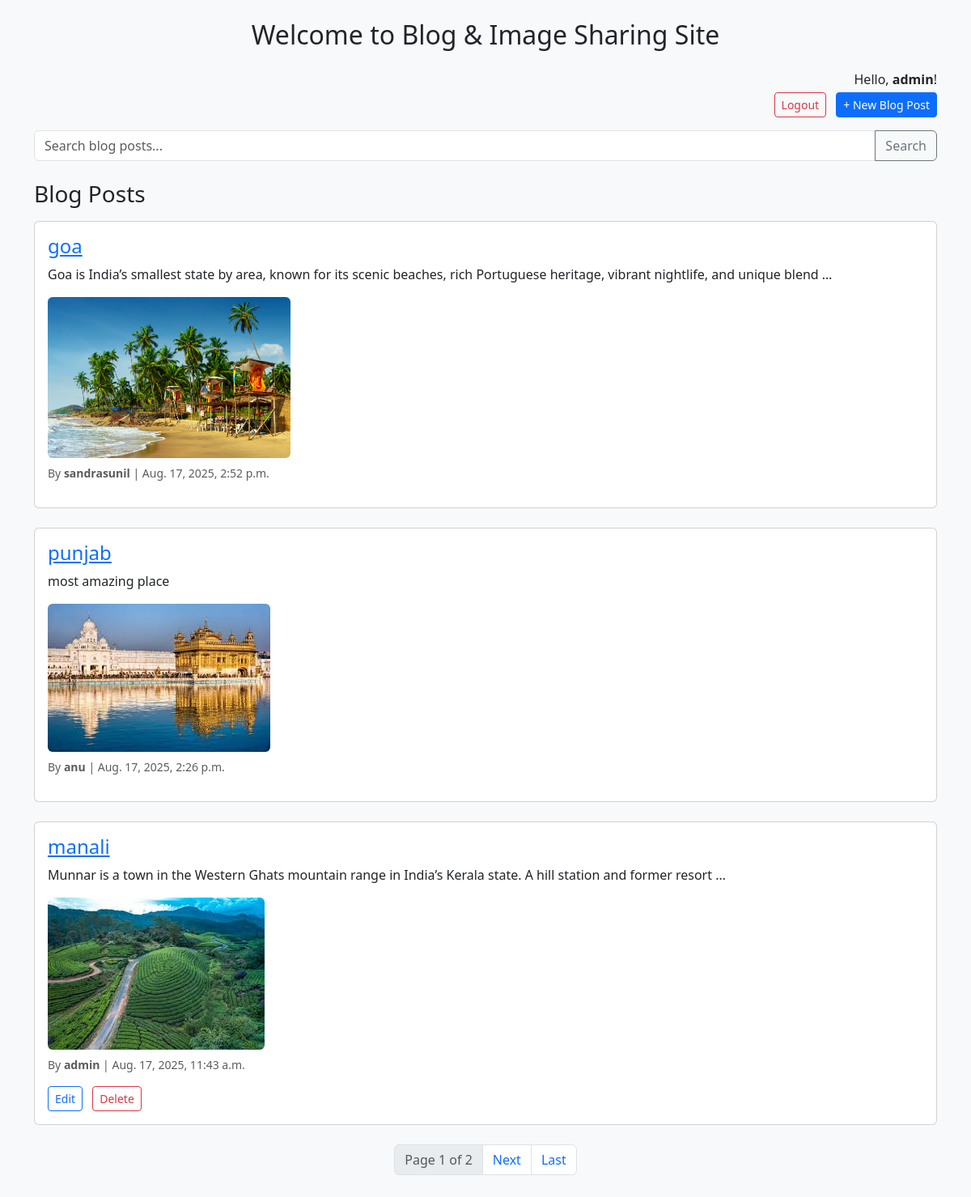
The page /home/ (signed in) on the database its author committed.
### blogapp/models.py (models this page shows, shortened)
class BlogPost(models.Model):
    author = models.ForeignKey(User, on_delete=models.CASCADE)
    title = models.CharField(max_length=200)
    content = models.TextField()
    image = models.ImageField(upload_to='blog_images/', blank=True, null=True)
    created_at = models.DateTimeField(auto_now_add=True)

### blogapp/views.py (the view)
# urls.py: 2. Add a URL to urlpatterns:  path('', views.home, name='home')
def home(request):
    posts_list = BlogPost.objects.all().order_by('-created_at')
    paginator = Paginator(posts_list, 3)  # Show 3 posts per page
    page_number = request.GET.get('page')
    posts = paginator.get_page(page_number)
    return render(request, 'blogapp/home.html', {'posts': posts})

### blogapp/templates/blogapp/home.html (shortened to what this page needs)
<!DOCTYPE html>
{% load static %}
<html lang="en">
<head>
    <link href="https://cdn.jsdelivr.net/npm/bootstrap@5.3.3/dist/css/bootstrap.min.css" rel="stylesheet">
</head>
<body class="bg-light">
<div class="container py-4">
    <h2 class="mb-4 text-center">Welcome to Blog & Image Sharing Site</h2>
    <div class="mb-3 text-end">
        {% if user.is_authenticated %}
            <p class="mb-1">Hello, <strong>{{ user.username }}</strong>!</p>
            <a href="{% url 'login' %}" class="btn btn-outline-danger btn-sm me-2">Logout</a>
            <a href="{% url 'create_post' %}" class="btn btn-primary btn-sm">+ New Blog Post</a>
        {% else %}
            <a href="{% url 'login' %}" class="btn btn-outline-primary btn-sm me-2">Login</a>
            <a href="{% url 'register' %}" class="btn btn-success btn-sm">Register</a>
        {% endif %}
    </div>
    <form method="get" action="{% url 'home' %}" class="input-group mb-4">
        <input type="text" name="q" class="form-control" placeholder="Search blog posts..." value="{{ query|default_if_none:'' }}">
        <button type="submit" class="btn btn-outline-secondary">Search</button>
    </form>
    <h3 class="mb-3"> Blog Posts</h3>
    {% for post in posts %}
        <div class="card mb-4">
            <div class="card-body">
                <h4 class="card-title">
                    <a href="{% url 'post_detail' post.id %}">{{ post.title }}</a>
                </h4>
                <p class="card-text">{{ post.content|truncatewords:20 }}</p>
                {% if post.image %}
                    <img src="{{ post.image.url }}" class="img-fluid mb-2 rounded" style="max-width: 300px;">
                {% endif %}
                <p class="text-muted small">By <strong>{{ post.author.username }}</strong> | {{ post.created_at }}</p>
                {% if user == post.author %}
                    <a href="{% url 'edit_post' post.id %}" class="btn btn-sm btn-outline-primary me-2">Edit</a>
                    <a href="{% url 'delete_post' post.id %}" class="btn btn-sm btn-outline-danger">Delete</a>
                {% endif %}
            </div>
        </div>
    {% empty %}
        <p class="text-muted">No posts found{{ query|yesno:" for your search query.,." }}</p>
    {% endfor %}
    {% if posts.paginator.num_pages > 1 %}
        <nav aria-label="Page navigation">
            <ul class="pagination justify-content-center">
                <li class="page-item disabled">
                    <span class="page-link">Page {{ posts.number }} of {{ posts.paginator.num_pages }}</span>
                </li>
                {% if posts.has_next %}
                    <li class="page-item">
                        <a class="page-link" href="?{% if query %}q={{ query }}&{% endif %}page={{ posts.next_page_number }}">Next</a>
                    </li>
                    <li class="page-item">
                        <a class="page-link" href="?{% if query %}q={{ query }}&{% endif %}page={{ posts.paginator.num_pages }}">Last</a>
                    </li>
                {% endif %}
            </ul>
        </nav>
    {% endif %}
</div>
</body>
</html>

### rows shown on the page
BlogPost: title "goa", content "Goa is India’s smallest state by area, known for its scenic beaches, rich Portuguese heritage, vibrant nightlife, and unique blend …", image (picture), author.username "sandrasunil", created_at "Aug. 17, 2025, 2:52 p.m."
BlogPost: title "punjab", content "most amazing place", image (picture), author.username "anu", created_at "Aug. 17, 2025, 2:26 p.m."
BlogPost: title "manali", content "Munnar is a town in the Western Ghats mountain range in India’s Kerala state. A hill station and former resort …", image (picture), author.username "admin", created_at "Aug. 17, 2025, 11:43 a.m.", shows "Edit"

### other values the page prints
{{ user.username }} "admin"
{{ posts.number }} "1"
{{ posts.paginator.num_pages }} "2"
